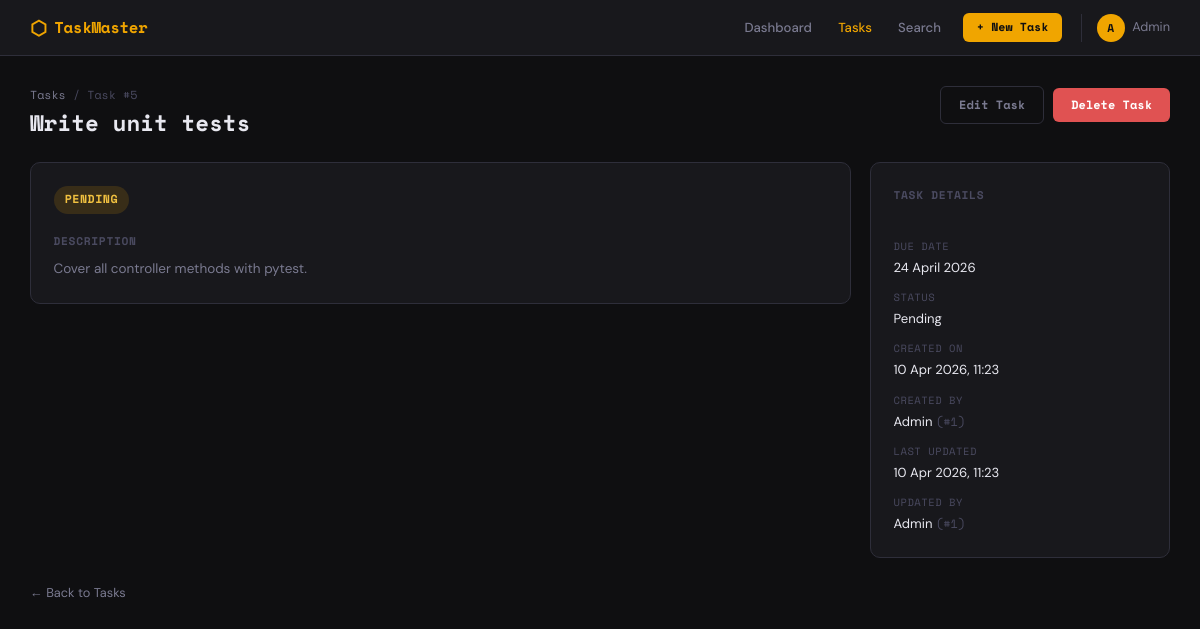
Screenshot of /tasks/5 with the database file from the repository.
### app/models/task_model.py (models this page shows, shortened)
class Task(db.Model):
    __tablename__ = 'tasks'
    id = db.Column(db.Integer, primary_key=True)
    title = db.Column(db.String(200), nullable=False)                         # Task Title
    description = db.Column(db.Text, nullable=True)                           # Task Description
    due_date = db.Column(db.Date, nullable=True)                              # Task Due Date
    status = db.Column(
        db.Enum(TaskStatus),
        nullable=False,
        default=TaskStatus.PENDING
    )                                                                          # Task Status
    remarks = db.Column(db.Text, nullable=True)                               # Task Remarks
    created_on = db.Column(db.DateTime, nullable=False, default=datetime.utcnow)       # Created On (Time Stamp)
    last_updated_on = db.Column(
        db.DateTime, nullable=False,
        default=datetime.utcnow, onupdate=datetime.utcnow
    )                                                                                   # Last Updated on (Time Stamp)
    created_by_id = db.Column(
        db.Integer, db.ForeignKey('users.id'), nullable=False
    )                                                                          # Created By ID
    last_updated_by_id = db.Column(
        db.Integer, db.ForeignKey('users.id'), nullable=False
    )                                                                          # Last Updated By ID
    __table_args__ = (
        db.Index('idx_tasks_status', 'status'),
        db.Index('idx_tasks_due_date', 'due_date'),
        db.Index('idx_tasks_created_by', 'created_by_id'),
        db.Index('idx_tasks_created_on', 'created_on'),
        db.Index('idx_tasks_title', 'title'),
    )
    @property
    def is_overdue(self):
        if self.due_date and self.status not in [TaskStatus.COMPLETED, TaskStatus.CANCELLED]:
            return self.due_date < datetime.utcnow().date()
        return False

### app/controllers/task_controller.py (the view)
@task_bp.route('/<int:task_id>')
def detail(task_id):
    task = Task.query.get_or_404(task_id)
    return render_template('tasks/detail.html', task=task)

### app/views/templates/tasks/detail.html (shortened to what this page needs)
{% extends 'base.html' %}
{% block content %}
<div class="page-header">
  <div>
    <div class="breadcrumb"><a href="{{ url_for('tasks.list_tasks') }}">Tasks</a> / Task #{{ task.id }}</div>
    <h1 class="page-title">{{ task.title }}</h1>
  </div>
  <div class="header-actions">
    <a href="{{ url_for('tasks.edit', task_id=task.id) }}" class="btn btn-outline">Edit Task</a>
    <form method="POST" action="{{ url_for('tasks.delete', task_id=task.id) }}" style="display:inline"
          onsubmit="return confirm('Are you sure you want to delete this task?')">
      <button type="submit" class="btn btn-danger">Delete Task</button>
    </form>
  </div>
</div>
<div class="detail-grid">
  <div class="detail-main">
    <div class="detail-card">
      <div class="detail-status-row">
        <span class="badge badge-{{ task.status.name.lower() }} badge-lg">{{ task.status.value }}</span>
      </div>
      <div class="detail-section">
        <h3>Description</h3>
        <p class="detail-text">{{ task.description or 'No description provided.' }}</p>
      </div>
    </div>
  </div>
  <div class="detail-sidebar">
    <div class="detail-card">
      <h3>Task Details</h3>
      <div class="detail-meta">
        <div class="meta-row">
          <span class="meta-label">Due Date</span>
          <span class="meta-value">{{ task.due_date.strftime('%d %B %Y') if task.due_date else '—' }}</span>
        </div>
        <div class="meta-row">
          <span class="meta-label">Status</span>
          <span class="meta-value">{{ task.status.value }}</span>
        </div>
        <div class="meta-row">
          <span class="meta-label">Created On</span>
          <span class="meta-value">{{ task.created_on.strftime('%d %b %Y, %H:%M') }}</span>
        </div>
        <div class="meta-row">
          <span class="meta-label">Created By</span>
          <span class="meta-value">Admin <span class="meta-id">(#1)</span></span>
        </div>
        <div class="meta-row">
          <span class="meta-label">Last Updated</span>
          <span class="meta-value">{{ task.last_updated_on.strftime('%d %b %Y, %H:%M') }}</span>
        </div>
        <div class="meta-row">
          <span class="meta-label">Updated By</span>
          <span class="meta-value">Admin <span class="meta-id">(#1)</span></span>
        </div>
      </div>
    </div>
  </div>
</div>
<div class="back-link">
  <a href="{{ url_for('tasks.list_tasks') }}">← Back to Tasks</a>
</div>
{% endblock %}

### app/views/static/css/style.css (style rules this page uses)
:root { --bg: #0f0f11; --surface: #18181c; --surface2: #22222a; --border: #2e2e3a; --accent: #f0a500; --accent-dim: #b37d00; --accent-glow: rgba(240,165,0,0.12); --text: #e8e8f0; --text-muted: #7a7a90; --text-dim: #4a4a60; --danger: #e05252; --success: #4caf7d; --info: #5b9cf6; --warning: #f0a500; --radius: 6px; --radius-lg: 10px; --shadow: 0 2px 12px rgba(0,0,0,0.4); --shadow-lg: 0 8px 32px rgba(0,0,0,0.5); --mono: 'Space Mono', monospace; --sans: 'DM Sans', sans-serif; --transition: all 0.18s ease; }
*, *::before, *::after { box-sizing: border-box; margin: 0; padding: 0; }
html { font-size: 15px; }
body { font-family: var(--sans); background: var(--bg); color: var(--text); min-height: 100vh; line-height: 1.6; -webkit-font-smoothing: antialiased; }
a { color: var(--accent); text-decoration: none; transition: var(--transition); }
.btn { display: inline-flex; align-items: center; gap: 0.4rem; padding: 0.55rem 1.2rem; border-radius: var(--radius); font-family: var(--mono); font-size: 0.8rem; font-weight: 700; cursor: pointer; border: none; transition: var(--transition); text-align: center; white-space: nowrap; }
.btn-outline { background: transparent; color: var(--text-muted); border: 1px solid var(--border); }
.btn-danger { background: var(--danger); color: #fff; }
.page-header { display: flex; align-items: flex-start; justify-content: space-between; margin-bottom: 1.75rem; gap: 1rem; }
.page-title { font-family: var(--mono); font-size: 1.5rem; color: var(--text); line-height: 1.2; }
.header-actions { display: flex; gap: 0.6rem; align-items: center; }
.breadcrumb { font-size: 0.78rem; color: var(--text-dim); margin-bottom: 0.3rem; font-family: var(--mono); }
.breadcrumb a { color: var(--text-muted); }
.badge { display: inline-block; font-family: var(--mono); font-size: 0.68rem; font-weight: 700; padding: 0.2rem 0.55rem; border-radius: 30px; letter-spacing: 0.04em; text-transform: uppercase; white-space: nowrap; }
.badge-lg { font-size: 0.78rem; padding: 0.3rem 0.75rem; }
.badge-pending { background: rgba(240,165,0,0.15); color: #f0c040; }
.detail-grid { display: grid; grid-template-columns: 1fr 300px; gap: 1.25rem; margin-bottom: 1.5rem; }
.detail-card { background: var(--surface); border: 1px solid var(--border); border-radius: var(--radius-lg); padding: 1.5rem; display: flex; flex-direction: column; gap: 1.25rem; }
.detail-status-row { display: flex; gap: 0.5rem; flex-wrap: wrap; }
.detail-section h3 { font-family: var(--mono); font-size: 0.75rem; font-weight: 700; color: var(--text-dim); text-transform: uppercase; letter-spacing: 0.06em; margin-bottom: 0.5rem; }
.detail-text { color: var(--text-muted); font-size: 0.9rem; line-height: 1.7; white-space: pre-wrap; }
.detail-sidebar .detail-card h3 { font-family: var(--mono); font-size: 0.75rem; font-weight: 700; color: var(--text-dim); text-transform: uppercase; letter-spacing: 0.06em; margin-bottom: 1rem; }
.detail-meta { display: flex; flex-direction: column; gap: 0.75rem; }
.meta-row { display: flex; flex-direction: column; gap: 0.15rem; }
.meta-label { font-size: 0.7rem; font-family: var(--mono); color: var(--text-dim); text-transform: uppercase; letter-spacing: 0.05em; }
.meta-value { font-size: 0.875rem; color: var(--text); }
.meta-id { color: var(--text-dim); font-size: 0.8rem; font-family: var(--mono); }
.back-link { margin-top: 0.5rem; }
.back-link a { font-size: 0.85rem; color: var(--text-muted); }

### rows the page displays
Task: id "5", title "Write unit tests", status.value "PENDING", description "Cover all controller methods with pytest.", due_date "24 April 2026", status.value "Pending", created_on "10 Apr 2026, 11:23", last_updated_on "10 Apr 2026, 11:23"
